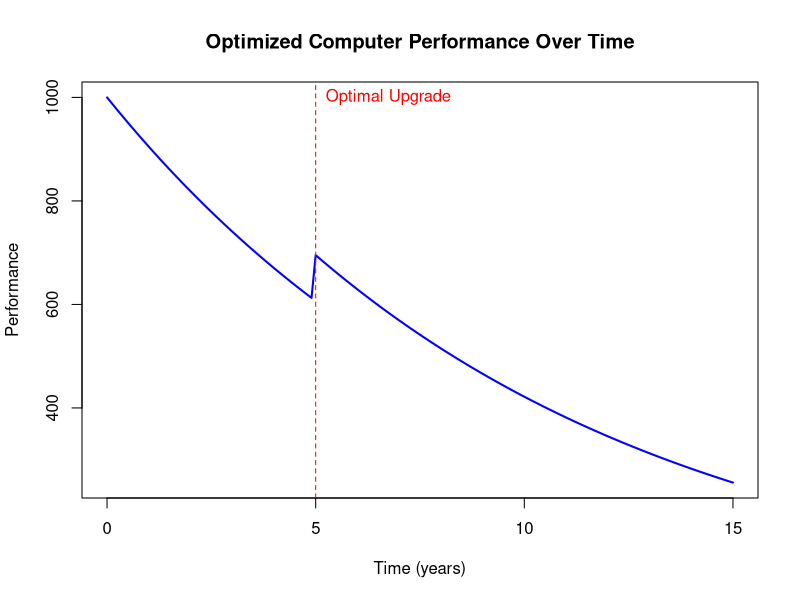

This figure's R source:
# Define the performance decay function
performance_decay <- function(initial_perf, decay_rate, time) {
  return(initial_perf * exp(-decay_rate * time))
}

# Define the overall performance function
overall_performance <- function(initial_perf, old_replaced_perf, new_perf, decay_rate, total_time, upgrade_time) {
  # Time step for splitting each year into 10 parts
  time_step <- 0.1
  num_steps <- total_time / time_step
  upgrade_step <- round(upgrade_time / time_step)
  
  # Initialize a vector to store overall performance
  perf_overall <- numeric(num_steps + 1)
  time_points <- seq(0, total_time, by = time_step)
  
  # Calculate performance before the upgrade
  for (i in 1:upgrade_step) {
    t <- time_points[i]
    perf_overall[i] <- performance_decay(initial_perf, decay_rate, t)
  }
  
  # Calculate performance at the upgrade time
  t_upgrade <- time_points[upgrade_step + 1]
  perf_initial_decay <- performance_decay(initial_perf, decay_rate, t_upgrade)
  perf_old_replaced_decay <- performance_decay(old_replaced_perf, decay_rate, t_upgrade)
  perf_at_upgrade <- perf_initial_decay - perf_old_replaced_decay + new_perf
  
  # Ensure the performance jumps correctly at the upgrade point
  perf_overall[upgrade_step + 1] <- perf_at_upgrade
  
  # Calculate performance after the upgrade
  for (i in (upgrade_step + 2):(num_steps + 1)) {
    t <- time_points[i]
    time_after_upgrade <- t - t_upgrade
    perf_overall[i] <- perf_at_upgrade * exp(-decay_rate * time_after_upgrade)
  }
  
  return(list(perf_overall = perf_overall, time_points = time_points))
}

# Define the objective function to maximize average performance
objective_function <- function(upgrade_time, initial_perf, old_replaced_perf, new_perf, decay_rate, total_time, target_time) {
  result <- overall_performance(initial_perf, old_replaced_perf, new_perf, decay_rate, total_time, upgrade_time)
  perf_overall <- result$perf_overall
  time_points <- result$time_points
  
  # Calculate the average performance over the target time period
  avg_performance <- mean(perf_overall[time_points <= target_time])
  return(-avg_performance)  # Negative because we want to maximize this value
}

# Example values
initial_perf <- 1000
old_replaced_perf <- 200
new_perf <- 210
decay_rate <- 0.1
total_time <- 15

target_time <- 20

# Optimize the upgrade time to maximize the average performance over the target time period
opt_result <- optim(par = 5, fn = objective_function, method = "L-BFGS-B",
                    lower = 0, upper = total_time,
                    initial_perf = initial_perf, old_replaced_perf = old_replaced_perf,
                    new_perf = new_perf, decay_rate = decay_rate, total_time = total_time, target_time = target_time)

# Get the optimal upgrade time
optimal_upgrade_time <- opt_result$par

cat("Optimal upgrade time:", optimal_upgrade_time, "\n")

# Calculate the overall performance with the optimal upgrade time
result_optimal <- overall_performance(initial_perf, old_replaced_perf, new_perf, decay_rate, total_time, optimal_upgrade_time)
perf_overall_optimal <- result_optimal$perf_overall
time_points_optimal <- result_optimal$time_points

# Plot the performance
plot(time_points_optimal, perf_overall_optimal, type = "l", col = "blue", lwd = 2,
     xlab = "Time (years)", ylab = "Performance",
     main = "Optimized Computer Performance Over Time")
abline(v = optimal_upgrade_time, col = "red", lty = 2)
text(optimal_upgrade_time, max(perf_overall_optimal), labels = "Optimal Upgrade", pos = 4, col = "red")
